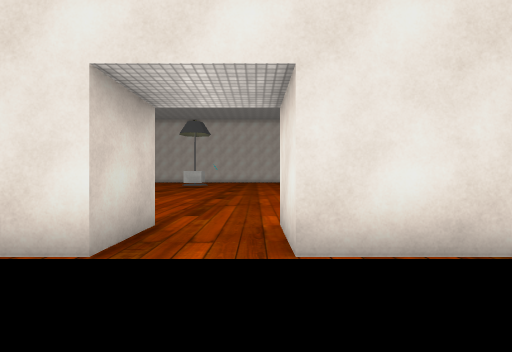
[1] (above)

17 first-person views from a walk through a Unity game level. The camera is 1.4 m above the floor, looks level and sees 90° across. Doors are open. The floor is counted in squares, 2 m on a side. Each view is taken from the middle of a square. On the plan, view 1 faces up. The plan holds only what a view shows up to about 9 squares ahead; the rest is blank. The place goes on beyond the plan. Some surface patterns are stand-ins.

[2]
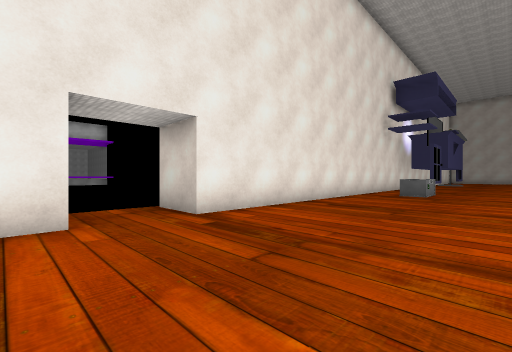

[3]
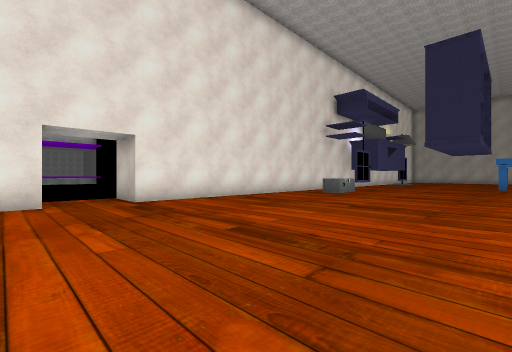

[4]
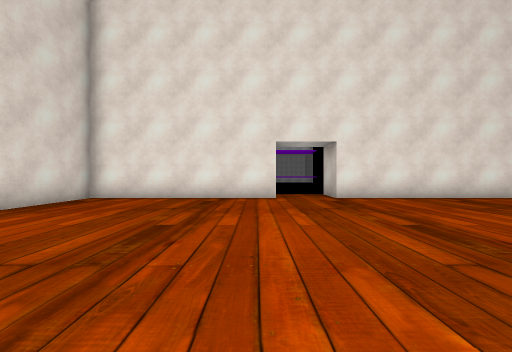

[5]
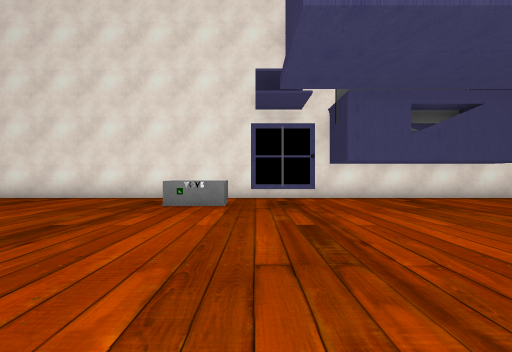

[6]
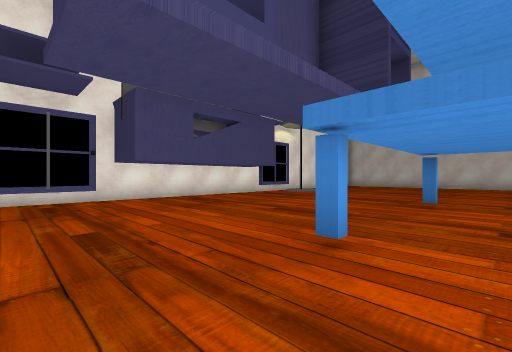

[7]
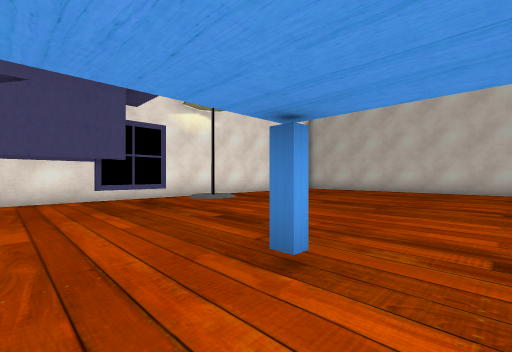

[8]
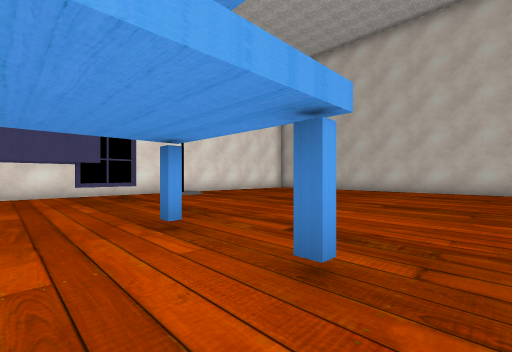

[9]
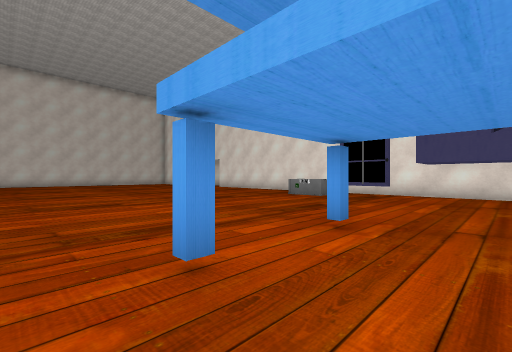

[10]
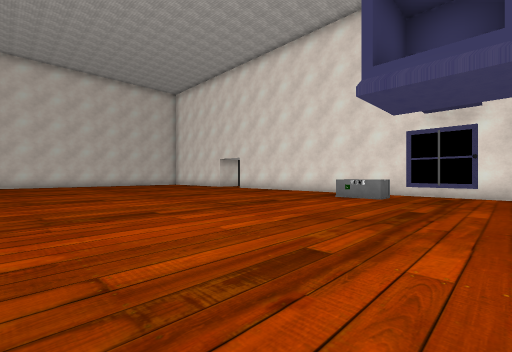

[11]
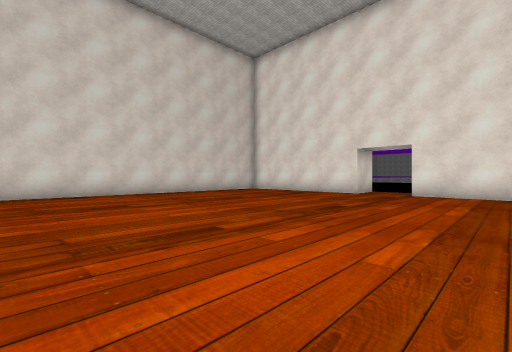

[12]
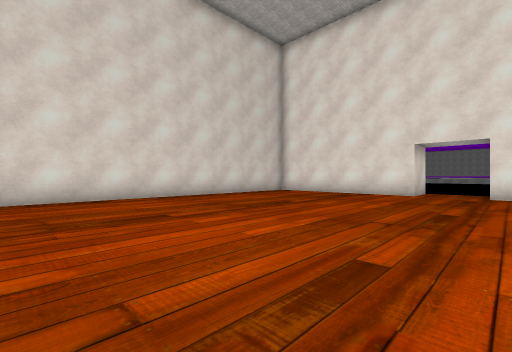

[13]
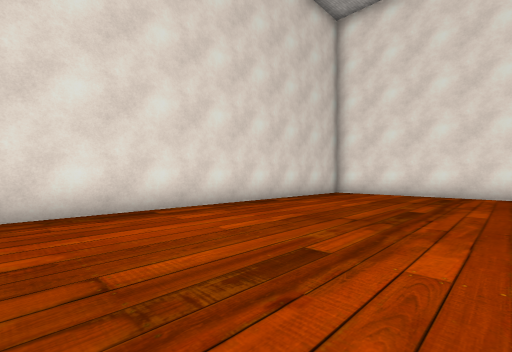

[14]
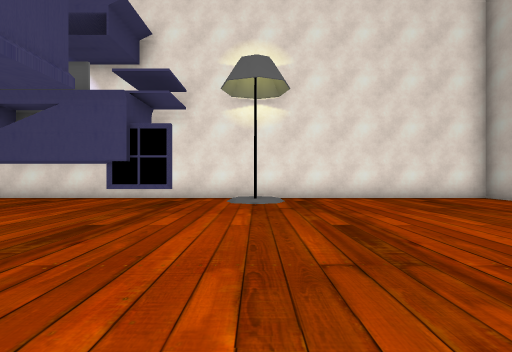

[15]
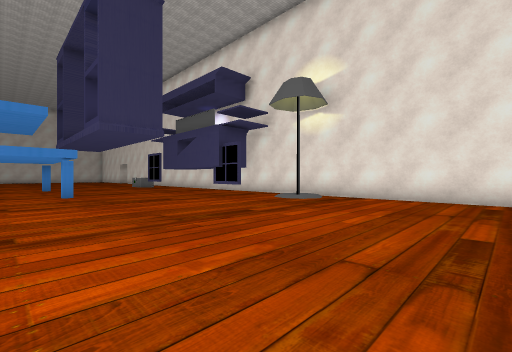

[16]
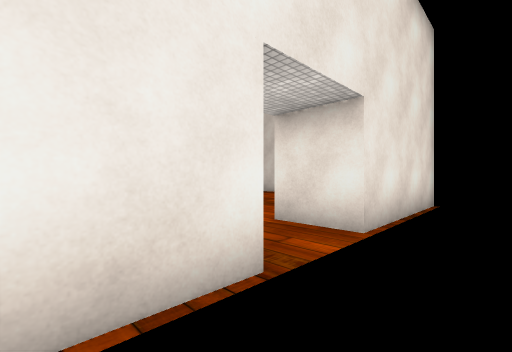

[17]
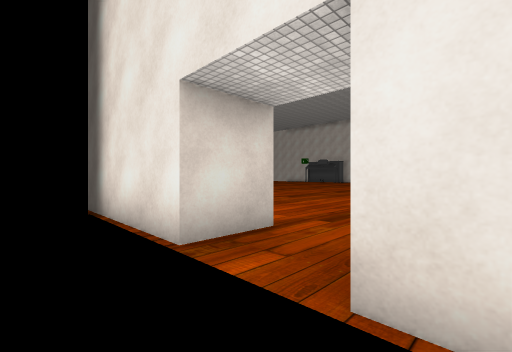

### Floor plan
Key: @ floor where view 1 was taken; # wall or solid block; x gap in a wall; . floor; D open door; B box; L lamp.
Columns run from 26 left of view 1 to 6 right of it. Each row starts with its distance up from view 1.
 14 ................................#
 13 ........#....#..................#
 12 ................................#
 11 ........#....#..................#
 10 ................................#
  9 ................................#
  8 ................................#
  7 ................................#
  6 ........#.....#xBB..............#
  5 .....L..........BB..............#
  4 #########################..######
  3                     #####..#####
  2                     ##...DD....#
  1                        . DD.
  0                           @

Where each view was taken, in squares from view 1:
view 1: 0 up, 0 right, facing up
view 2: 8 up, 1 right, facing down-left
view 3: 11 up, 1 right, facing down-left
view 4: 12 up, 1 right, facing down
view 5: 12 up, 11 left, facing down
view 6: 12 up, 11 left, facing down-left
view 7: 12 up, 16 left, facing down-left
view 8: 14 up, 16 left, facing down-left
view 9: 14 up, 15 left, facing down-right
view 10: 14 up, 13 left, facing down-right
view 11: 14 up, 4 left, facing down-right
view 12: 14 up, 2 left, facing down-right
view 13: 14 up, 1 right, facing down-right
view 14: 12 up, 21 left, facing down
view 15: 12 up, 26 left, facing down-right
view 16: 1 up, 3 left, facing up-right
view 17: 1 up, 1 right, facing up-left
